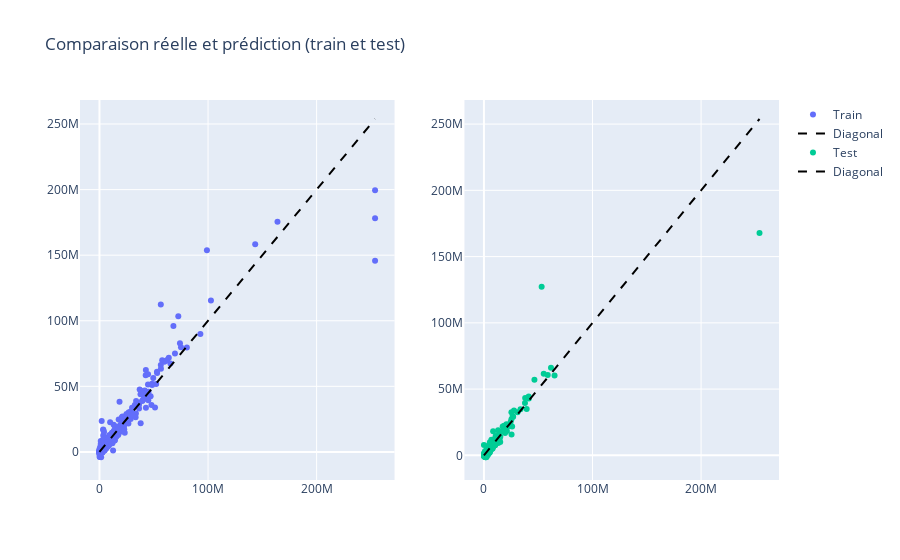

Notebook source saved alongside this figure:
### Code cell
## Comparaison réelle et prédiction (train et test)
fig = make_subplots(rows=1, cols=2, shared_yaxes=False)

datasets = [("Train", y_train, y_train_pred_lr), ("Test", y_test, y_test_pred_lr)]

for idx, (name, y_true, y_pred) in enumerate(datasets):
    col = idx + 1
    fig.add_trace(go.Scatter(x=y_true, y=y_pred, mode="markers", name=name), row=1, col=col)

    fig.add_trace(go.Scatter(x=[y_true.min(), y_true.max()],
                             y=[y_true.min(), y_true.max()],
                             mode="lines", name="Diagonal", line=dict(color="black", dash="dash")),
                  row=1, col=col)

fig.update_layout(title_text="Comparaison réelle et prédiction (train et test)", showlegend=True)
fig.show()

### Figure 1 — Plotly figure (JSON) as saved in the notebook; plotly's stock layout.template omitted (floating-point values rounded to 4 significant figures; data arrays with more than 128 entries replaced by an {"elided": "..."} marker saying what was removed)
{"data": [{"mode": "markers", "name": "Train", "type": "scatter", "x": {"elided": "1233 float values"}, "xaxis": "x", "y": {"elided": "1233 float values"}, "yaxis": "y"}, {"line": {"color": "black", "dash": "dash"}, "mode": "lines", "name": "Diagonal", "type": "scatter", "x": [0, 253832464], "xaxis": "x", "y": [0, 253832464], "yaxis": "y"}, {"mode": "markers", "name": "Test", "type": "scatter", "x": {"elided": "309 float values"}, "xaxis": "x2", "y": {"elided": "309 float values"}, "yaxis": "y2"}, {"line": {"color": "black", "dash": "dash"}, "mode": "lines", "name": "Diagonal", "type": "scatter", "x": [0, 253832464], "xaxis": "x2", "y": [0, 253832464], "yaxis": "y2"}], "layout": {"autosize": true, "showlegend": true, "title": {"text": "Comparaison réelle et prédiction (train et test)"}, "xaxis": {"anchor": "y", "autorange": true, "domain": [0, 0.45], "range": [-18010000.0, 271800000.0], "type": "linear"}, "xaxis2": {"anchor": "y2", "autorange": true, "domain": [0.55, 1], "range": [-18010000.0, 271800000.0], "type": "linear"}, "yaxis": {"anchor": "x", "autorange": true, "domain": [0, 1], "range": [-24850000.0, 268500000.0], "type": "linear"}, "yaxis2": {"anchor": "x2", "autorange": true, "domain": [0, 1], "range": [-22010000.0, 268400000.0], "type": "linear"}}}
